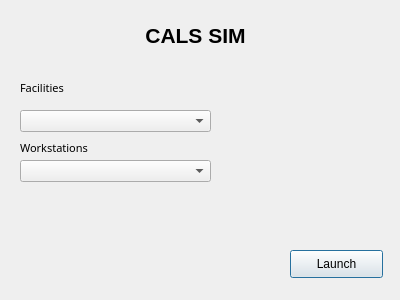
<?xml version="1.0" encoding="UTF-8"?>
<ui version="4.0">
 <class>Dialog</class>
 <widget class="QDialog" name="Dialog">
  <property name="geometry">
   <rect>
    <x>0</x>
    <y>0</y>
    <width>400</width>
    <height>300</height>
   </rect>
  </property>
  <property name="font">
   <font>
    <family>Nirmala UI</family>
    <pointsize>20</pointsize>
    <weight>75</weight>
    <bold>true</bold>
   </font>
  </property>
  <property name="windowTitle">
   <string>Dialog</string>
  </property>
  <widget class="QPushButton" name="launch">
   <property name="geometry">
    <rect>
     <x>290</x>
     <y>250</y>
     <width>93</width>
     <height>28</height>
    </rect>
   </property>
   <property name="font">
    <font>
     <family>MS Sans Serif</family>
     <pointsize>9</pointsize>
     <weight>50</weight>
     <bold>false</bold>
    </font>
   </property>
   <property name="text">
    <string>Launch</string>
   </property>
  </widget>
  <widget class="QLabel" name="label">
   <property name="geometry">
    <rect>
     <x>0</x>
     <y>10</y>
     <width>391</width>
     <height>51</height>
    </rect>
   </property>
   <property name="sizePolicy">
    <sizepolicy hsizetype="Preferred" vsizetype="Maximum">
     <horstretch>0</horstretch>
     <verstretch>0</verstretch>
    </sizepolicy>
   </property>
   <property name="minimumSize">
    <size>
     <width>0</width>
     <height>0</height>
    </size>
   </property>
   <property name="font">
    <font>
     <family>Nirmala UI</family>
     <pointsize>16</pointsize>
     <weight>75</weight>
     <bold>true</bold>
    </font>
   </property>
   <property name="text">
    <string>CALS SIM</string>
   </property>
   <property name="alignment">
    <set>Qt::AlignCenter</set>
   </property>
  </widget>
  <widget class="QComboBox" name="facilities">
   <property name="geometry">
    <rect>
     <x>20</x>
     <y>110</y>
     <width>191</width>
     <height>22</height>
    </rect>
   </property>
   <property name="font">
    <font>
     <family>Sitka Small</family>
     <pointsize>9</pointsize>
     <weight>50</weight>
     <bold>false</bold>
    </font>
   </property>
  </widget>
  <widget class="QComboBox" name="workstations">
   <property name="geometry">
    <rect>
     <x>20</x>
     <y>160</y>
     <width>191</width>
     <height>22</height>
    </rect>
   </property>
   <property name="font">
    <font>
     <family>Sitka Small</family>
     <pointsize>9</pointsize>
     <weight>50</weight>
     <bold>false</bold>
    </font>
   </property>
  </widget>
  <widget class="QLabel" name="label_4">
   <property name="geometry">
    <rect>
     <x>20</x>
     <y>80</y>
     <width>71</width>
     <height>16</height>
    </rect>
   </property>
   <property name="font">
    <font>
     <family>Sitka Small</family>
     <pointsize>8</pointsize>
     <weight>50</weight>
     <bold>false</bold>
    </font>
   </property>
   <property name="text">
    <string>Facilities</string>
   </property>
  </widget>
  <widget class="QLabel" name="label_5">
   <property name="geometry">
    <rect>
     <x>20</x>
     <y>140</y>
     <width>101</width>
     <height>16</height>
    </rect>
   </property>
   <property name="font">
    <font>
     <family>Sitka Small</family>
     <pointsize>8</pointsize>
     <weight>50</weight>
     <bold>false</bold>
    </font>
   </property>
   <property name="text">
    <string>Workstations</string>
   </property>
  </widget>
 </widget>
 <resources/>
 <connections/>
</ui>
